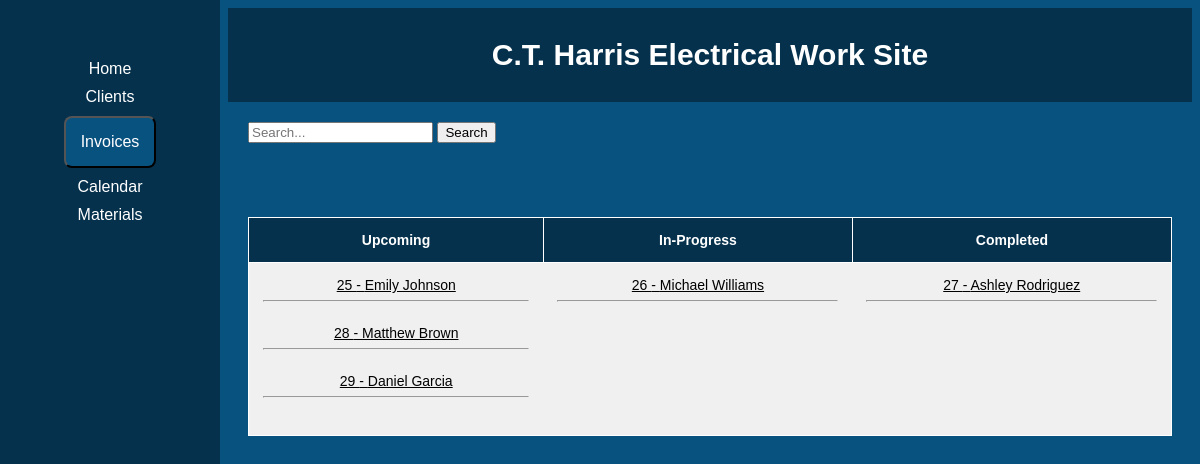
The page / on the database its author committed.
### core/models.py (models this page shows, shortened)
class Invoice(models.Model):
    class Meta:
        app_label = 'core'
    DRAFT = 'Draft' #Client only
    PROPOSAL = 'Proposal' #Sent Proposals
    OPEN = 'Open' #Sent Invoice (UnPaid)
    CLOSED = 'Closed' #Sent Invoice (Paid)
    INVOICE_STATUS = (
        (DRAFT, 'Draft'), #Client only
        (PROPOSAL, 'Proposal'), #Sent Proposals
        (OPEN, 'Open'), #Sent Invoice (UnPaid)
        (CLOSED, 'Closed'), #Sent Invoice (Paid)
    )
    status = models.CharField(max_length = 10, choices = INVOICE_STATUS, default = 'Draft')
    client = models.ForeignKey(Client, on_delete=models.CASCADE)
    amount = models.DecimalField(max_digits=10, decimal_places=2,null=True)
    date = models.DateField(null=True)
    terms = models.CharField(max_length=100, null=True)
    bill_to_name = models.CharField(max_length=100, null=True)
    bill_to_address = models.CharField(max_length=255, null=True)
    ship_to_name = models.CharField(max_length=100, null=True)
    ship_to_address = models.CharField(max_length=255, null=True)
    quantities = models.IntegerField(null=True)
    price = models.DecimalField(max_digits=10, decimal_places=2, null=True)
    item_description = models.CharField(max_length=255, null=True)
    subtotal = models.DecimalField(max_digits=10, decimal_places=2, null=True)
    tax = models.DecimalField(max_digits=10, decimal_places=2, null=True)
    total = models.DecimalField(max_digits=10, decimal_places=2, null=True)
    balance_due = models.DecimalField(max_digits=10, decimal_places=2, null=True)
    line_items = models.ManyToManyField(to='Material', through='InvoiceMaterial') #custom through model

class Client(models.Model):
    class Meta:
        app_label = 'core'
    FName = models.CharField(max_length=100)
    LName = models.CharField(max_length=100)
    email = models.EmailField()
    contact_name = models.CharField(max_length=100)
    phone_number = models.CharField(max_length=20, blank=True)
    address_street = models.CharField(max_length=255)
    address_city = models.CharField(max_length=100)
    address_state = models.CharField(max_length=100)
    address_zip = models.CharField(max_length=20, blank=True)
    def __str__(self):
        return self.FName +' '+ self.LName

### core/views.py (the view)
# urls.py: path('', views.index, name='index'),
def index(request):
    invoice = Invoice.objects.all()
    return render(request, 'index.html', {'invoices': invoice})

### core/templates/index.html (shortened to what this page needs)
{% extends 'base.html' %}
{% block content %}
    <div class="container">
        <form id="filter-form" method="get" action="{% url 'index' %}">
            <input type="text" name="search" placeholder="Search...">
            <button type="submit">Search</button>
        </form>
        <br> <br> <br>
    </div>
    <div>
        <table>
            <tr>
                <th>Upcoming</th>
                <th>In-Progress</th>
                <th>Completed</th>
            </tr>
            <tr >
                <td>
                    {% for invoice in invoices %}
                        {% if invoice.status == 'Draft' %}
                           <a href="{% url 'invoice_edit' invoice.id %}"> {{ invoice.id }} - {{ invoice.client }}</a><br><hr><br>
                        {% endif %}
                    {% endfor %}
                </td>
                <td>
                    {% for invoice in invoices %}
                        {% if invoice.status == 'Proposal' %}
                        <a href="{% url 'invoice_edit' invoice.id %}">{{ invoice.id }} - {{ invoice.client }}</a><br><hr><br>
                        {% endif %}
                    {% endfor %}
                </td>
                <td>
                    {% for invoice in invoices %}
                        {% if invoice.status == 'Open' %}
                        <a href="{% url 'invoice_edit' invoice.id %}">{{ invoice.id }} - {{ invoice.client }}</a><br><hr><br>
                        {% endif %}
                    {% endfor %}
                </td>
            </tr>
        </table>
    </div>
{% endblock %}

### core/templates/base.html (style rules this page uses)
body { background-color: rgb(08,82,128); color: white; font-family: sans-serif; }
.container { position: relative; margin-bottom: 20px; }
table { border-collapse: collapse; width:100%; background-color:rgb(05,49,77); border: 1px solid white; }
th,td { padding: 14px; text-align: left; border-bottom: 1px solid white; font-size: 14px; }
th { text-align: center; }

### core/templates/index.html (style rules this page uses)
table { border-color: 1px solid white; border-left: 1px solid white; }
td { text-align:center; background-color: #f0f0f0; color: #000000; vertical-align: top; border-bottom: 1px dashed black; }
th { border-left: 1px solid white; }
a { color: #000000; }

### rows shown on the page
Invoice: id "25", client "Emily Johnson"
Invoice: id "28", client "Matthew Brown"
Invoice: id "29", client "Daniel Garcia"
Invoice: id "26", client "Michael Williams"
Invoice: id "27", client "Ashley Rodriguez"
